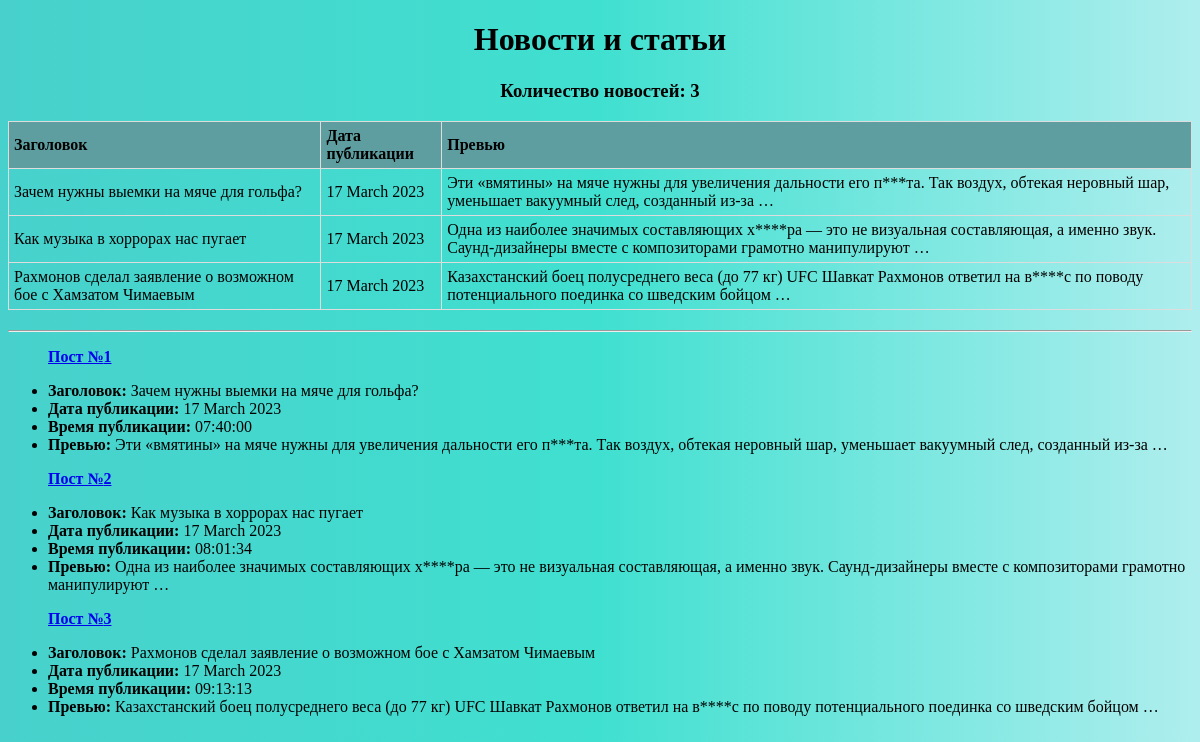
Page /news/ on the committed database.
### news_portal/models.py (models this page shows, shortened)
class Post(models.Model):
    article = 'ar'
    news = 'nw'
    SELECT = [
        (article, 'статья'),
        (news, 'новость')
    ]
    type_post = models.CharField(max_length=2, choices=SELECT)
    time_post = models.DateTimeField(auto_now_add=True)
    title = models.CharField(max_length=255, default='Заголовок')
    text_post = models.TextField(default='текст статьи, новости')
    rating_post = models.IntegerField(default=0)
    author = models.ForeignKey(Author, on_delete=models.CASCADE)
    category = models.ManyToManyField('Category', through='PostCategory')

### news_portal/views.py (the view)
# urls.py: path('', PostList.as_view()),
class PostList(ListView):
    model = Post
    ordering = 'time_post'
    template_name = 'news.html'
    context_object_name = 'posts'

### news_portal/templatetags/custom_filters.py (called while the page is built)
@register.filter()
def filter_words(value):
    for i in range(len(bad_words)):
        if bad_words[i] in value:
            lo = bad_words[i].replace(bad_words[i][1:-1], '*' * len(bad_words[i][1:-1]))
            text = value.replace(bad_words[i], lo)
            ti = bad_words[i].title().replace(bad_words[i].title()[1:-1], '*' * len(bad_words[i].title()[1:-1]))
            text = text.replace(bad_words[i].title(), ti)
            up = bad_words[i].upper().replace(bad_words[i].upper()[1:-1], '*' * len(bad_words[i].upper()[1:-1]))
            text = text.replace(bad_words[i].upper(), up)
            value = text
    return value

### templates/news.html (shortened to what this page needs)
{% extends 'flatpages/default.html' %}
{% load custom_filters %}
{% block content %}
    <h1>Новости и статьи</h1>
    <h3>Количество новостей: {{posts|length}}</h3>
    {% if posts %}
        <table class="table list">
            <tr>
                <th>Заголовок</th>
                <th>Дата публикации</th>
                <th>Превью</th>
            </tr>
            {% for post in posts %}
            <tr class="list">
                <td>{{ post.title }}</td>
                <td>{{ post.time_post|date:'d F Y' }}</td>
                <td>{{ post.text_post|truncatewords:20|filter_words }}</td>
            </tr>
            {% endfor %}
        </table>
        <hr>
        {% for post in posts %}
        <ul class="list">
            <li class="post_id"><a href="/news/{{post.id}}"><b>Пост №{{post.id}}</b></a></li>
        </ul>
        <ul class="list">
            <li><b>Заголовок:</b> {{ post.title }}</li>
            <li><b>Дата публикации:</b> {{ post.time_post|date:'d F Y' }}</li>
            <li><b>Время публикации:  </b>{{ post.time_post|time:'H:i:s' }}</li>
            <li><b>Превью:</b> {{ post.text_post|truncatewords:20|filter_words }}</li>
        </ul>
        {% endfor %}
    {% else %}
        <h3>Нет новостей!!!</h3>
    {% endif %}
{% endblock content %}

### templates/flatpages/default.html (shortened to what this page needs)
<!DOCTYPE html>
<html lang="en">
<head>
    {% load static %}
    <link href="{% static 'css/style.css' %}" rel="stylesheet"/>
</head>
<body>
    <div class="content">
      {% block content %} {% endblock content %}
    </div>
</body>
</html>

### web_style/static/css/style.css (style rules this page uses)
body { background: linear-gradient( to right, #48D1CC, #40E0D0, #AFEEEE ) }
.content { text-align: center; }
.list { text-align: left; }
.post_id { list-style-type: none; }
.table { width: 100%; margin-bottom: 20px; border: 1px solid #dddddd; border-collapse: collapse; }
.table th { font-weight: bold; padding: 5px; background: #5F9EA0; border: 1px solid #dddddd; }
.table td { border: 1px solid #dddddd; padding: 5px; }

### rows in the picture
Post: title "Зачем нужны выемки на мяче для гольфа?", time_post "17 March 2023", text_post|filter_words "Эти «вмятины» на мяче нужны для увеличения дальности его п***та. Так воздух, обтекая неровный шар, уменьшает вакуумный след, созданный из-за …", id "1", time_post "07:40:00"
Post: title "Как музыка в хоррорах нас пугает", time_post "17 March 2023", text_post|filter_words "Одна из наиболее значимых составляющих х****ра — это не визуальная составляющая, а именно звук. Саунд-дизайнеры вместе с композиторами грамотно манипулируют …", id "2", time_post "08:01:34"
Post: title "Рахмонов сделал заявление о возможном бое с Хамзатом Чимаевым", time_post "17 March 2023", text_post|filter_words "Казахстанский боец полусреднего веса (до 77 кг) UFC Шавкат Рахмонов ответил на в****с по поводу потенциального поединка со шведским бойцом …", id "3", time_post "09:13:13"

### other values in the picture
{{ posts|length }} "3"
